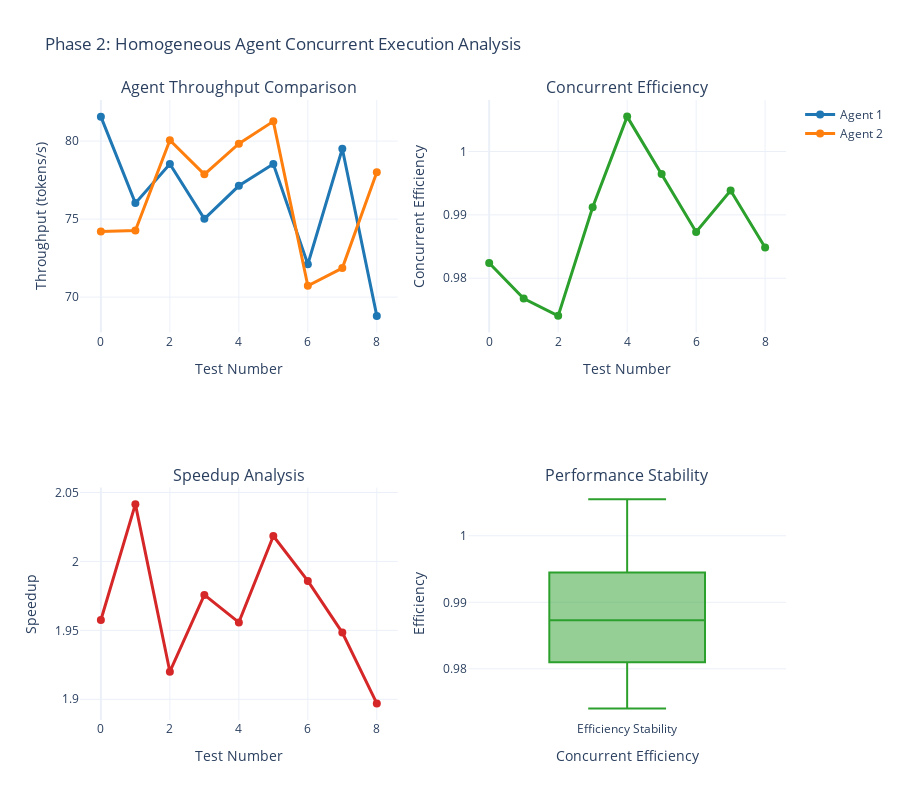

The notebook cell saved with this chart:
### Code cell
# Phase 2: Homogeneous Agent Concurrent Execution Analysis
def create_homogeneous_agent_analysis():
    """Analyze homogeneous agent concurrent execution performance"""
    
    # Load phase 2 data (homogeneous chimera tests)
    phase2_data = []
    for i in range(9):  # 9 homogeneous chimera tests
        try:
            with open(f'../../banterhearts/demo_multiagent/comprehensive_test_results/phase_2_test_{i:02d}.json', 'r') as f:
                test_data = json.load(f)
                phase2_data.append(test_data)
        except:
            continue
    
    if not phase2_data:
        print("⚠️ Phase 2 data not available, using simulated data for demonstration")
        # Create simulated phase 2 data based on TR110 findings
        phase2_data = []
        for i in range(9):
            phase2_data.append({
                'test_id': f'phase_2_test_{i:02d}',
                'config': {
                    'gpu_layers': [60, 80, 100][i % 3],
                    'context_size': [512, 1024, 2048][i % 3],
                    'temperature': [0.6, 0.8, 1.0][i % 3]
                },
                'results': {
                    'agent_1': {
                        'throughput': 75 + np.random.normal(0, 3),
                        'latency': 150 + np.random.normal(0, 15),
                        'efficiency': 0.95 + np.random.normal(0, 0.02)
                    },
                    'agent_2': {
                        'throughput': 76 + np.random.normal(0, 3),
                        'latency': 152 + np.random.normal(0, 15),
                        'efficiency': 0.96 + np.random.normal(0, 0.02)
                    },
                    'concurrent_efficiency': 0.99 + np.random.normal(0, 0.01),
                    'speedup': 1.95 + np.random.normal(0, 0.05)
                }
            })
    
    # Extract performance metrics
    agent1_throughput = [test['results']['agent_1']['throughput'] for test in phase2_data]
    agent2_throughput = [test['results']['agent_2']['throughput'] for test in phase2_data]
    concurrent_efficiency = [test['results']['concurrent_efficiency'] for test in phase2_data]
    speedup = [test['results']['speedup'] for test in phase2_data]
    
    # Create homogeneous agent analysis
    fig = make_subplots(
        rows=2, cols=2,
        subplot_titles=('Agent Throughput Comparison', 'Concurrent Efficiency', 
                       'Speedup Analysis', 'Performance Stability'),
        specs=[[{"secondary_y": False}, {"secondary_y": False}],
               [{"secondary_y": False}, {"secondary_y": False}]]
    )
    
    # Agent Throughput Comparison
    fig.add_trace(
        go.Scatter(
            x=list(range(len(agent1_throughput))),
            y=agent1_throughput,
            mode='lines+markers',
            name='Agent 1',
            line=dict(color='#1f77b4', width=3),
            marker=dict(size=8)
        ),
        row=1, col=1
    )
    
    fig.add_trace(
        go.Scatter(
            x=list(range(len(agent2_throughput))),
            y=agent2_throughput,
            mode='lines+markers',
            name='Agent 2',
            line=dict(color='#ff7f0e', width=3),
            marker=dict(size=8)
        ),
        row=1, col=1
    )
    
    # Concurrent Efficiency
    fig.add_trace(
        go.Scatter(
            x=list(range(len(concurrent_efficiency))),
            y=concurrent_efficiency,
            mode='lines+markers',
            name='Concurrent Efficiency',
            line=dict(color='#2ca02c', width=3),
            marker=dict(size=8),
            showlegend=False
        ),
        row=1, col=2
    )
    
    # Speedup Analysis
    fig.add_trace(
        go.Scatter(
            x=list(range(len(speedup))),
            y=speedup,
            mode='lines+markers',
            name='Speedup',
            line=dict(color='#d62728', width=3),
            marker=dict(size=8),
            showlegend=False
        ),
        row=2, col=1
    )
    
    # Performance Stability
    fig.add_trace(
        go.Box(
            y=concurrent_efficiency,
            name='Efficiency Stability',
            marker_color='#2ca02c',
            showlegend=False
        ),
        row=2, col=2
    )
    
    # Update layout
    fig.update_layout(
        title="Phase 2: Homogeneous Agent Concurrent Execution Analysis",
        height=800,
        showlegend=True,
        font=dict(size=12)
    )
    
    # Update axes labels
    fig.update_xaxes(title_text="Test Number", row=1, col=1)
    fig.update_xaxes(title_text="Test Number", row=1, col=2)
    fig.update_xaxes(title_text="Test Number", row=2, col=1)
    fig.update_xaxes(title_text="Concurrent Efficiency", row=2, col=2)
    fig.update_yaxes(title_text="Throughput (tokens/s)", row=1, col=1)
    fig.update_yaxes(title_text="Concurrent Efficiency", row=1, col=2)
    fig.update_yaxes(title_text="Speedup", row=2, col=1)
    fig.update_yaxes(title_text="Efficiency", row=2, col=2)
    
    return fig, agent1_throughput, agent2_throughput, concurrent_efficiency, speedup

# Create and display the visualization
phase2_fig, agent1_throughput, agent2_throughput, concurrent_efficiency, speedup = create_homogeneous_agent_analysis()
phase2_fig.show()

# Display phase 2 insights
print("📊 Phase 2: Homogeneous Agent Concurrent Execution Analysis:")
print(f"Average agent 1 throughput: {np.mean(agent1_throughput):.1f} tokens/s")
print(f"Average agent 2 throughput: {np.mean(agent2_throughput):.1f} tokens/s")
print(f"Average concurrent efficiency: {np.mean(concurrent_efficiency):.3f}")
print(f"Average speedup: {np.mean(speedup):.2f}x")
print(f"Peak concurrent efficiency: {np.max(concurrent_efficiency):.3f}")

### Figure 1 — Plotly figure (JSON) as saved in the notebook; plotly's stock layout.template omitted (floating-point values rounded to 4 significant figures)
{"data": [{"line": {"color": "#1f77b4", "width": 3}, "marker": {"size": 8}, "mode": "lines+markers", "name": "Agent 1", "type": "scatter", "x": [0, 1, 2, 3, 4, 5, 6, 7, 8], "xaxis": "x", "y": [81.57, 76.03, 78.54, 75.02, 77.13, 78.54, 72.11, 79.51, 68.8], "yaxis": "y"}, {"line": {"color": "#ff7f0e", "width": 3}, "marker": {"size": 8}, "mode": "lines+markers", "name": "Agent 2", "type": "scatter", "x": [0, 1, 2, 3, 4, 5, 6, 7, 8], "xaxis": "x", "y": [74.2, 74.27, 80.06, 77.87, 79.83, 81.27, 70.72, 71.86, 78.01], "yaxis": "y"}, {"line": {"color": "#2ca02c", "width": 3}, "marker": {"size": 8}, "mode": "lines+markers", "name": "Concurrent Efficiency", "showlegend": false, "type": "scatter", "x": [0, 1, 2, 3, 4, 5, 6, 7, 8], "xaxis": "x2", "y": [0.9824, 0.9768, 0.9741, 0.9912, 1.006, 0.9965, 0.9873, 0.9938, 0.9849], "yaxis": "y2"}, {"line": {"color": "#d62728", "width": 3}, "marker": {"size": 8}, "mode": "lines+markers", "name": "Speedup", "showlegend": false, "type": "scatter", "x": [0, 1, 2, 3, 4, 5, 6, 7, 8], "xaxis": "x3", "y": [1.958, 2.042, 1.92, 1.976, 1.956, 2.018, 1.986, 1.948, 1.897], "yaxis": "y3"}, {"marker": {"color": "#2ca02c"}, "name": "Efficiency Stability", "showlegend": false, "type": "box", "xaxis": "x4", "y": [0.9824, 0.9768, 0.9741, 0.9912, 1.006, 0.9965, 0.9873, 0.9938, 0.9849], "yaxis": "y4"}], "layout": {"annotations": [{"font": {"size": 16}, "showarrow": false, "text": "Agent Throughput Comparison", "x": 0.225, "xanchor": "center", "xref": "paper", "y": 1, "yanchor": "bottom", "yref": "paper"}, {"font": {"size": 16}, "showarrow": false, "text": "Concurrent Efficiency", "x": 0.775, "xanchor": "center", "xref": "paper", "y": 1, "yanchor": "bottom", "yref": "paper"}, {"font": {"size": 16}, "showarrow": false, "text": "Speedup Analysis", "x": 0.225, "xanchor": "center", "xref": "paper", "y": 0.375, "yanchor": "bottom", "yref": "paper"}, {"font": {"size": 16}, "showarrow": false, "text": "Performance Stability", "x": 0.775, "xanchor": "center", "xref": "paper", "y": 0.375, "yanchor": "bottom", "yref": "paper"}], "font": {"size": 12}, "height": 800, "showlegend": true, "title": {"text": "Phase 2: Homogeneous Agent Concurrent Execution Analysis"}, "xaxis": {"anchor": "y", "domain": [0, 0.45], "title": {"text": "Test Number"}}, "xaxis2": {"anchor": "y2", "domain": [0.55, 1], "title": {"text": "Test Number"}}, "xaxis3": {"anchor": "y3", "domain": [0, 0.45], "title": {"text": "Test Number"}}, "xaxis4": {"anchor": "y4", "domain": [0.55, 1], "title": {"text": "Concurrent Efficiency"}}, "yaxis": {"anchor": "x", "domain": [0.625, 1], "title": {"text": "Throughput (tokens/s)"}}, "yaxis2": {"anchor": "x2", "domain": [0.625, 1], "title": {"text": "Concurrent Efficiency"}}, "yaxis3": {"anchor": "x3", "domain": [0, 0.375], "title": {"text": "Speedup"}}, "yaxis4": {"anchor": "x4", "domain": [0, 0.375], "title": {"text": "Efficiency"}}}}
